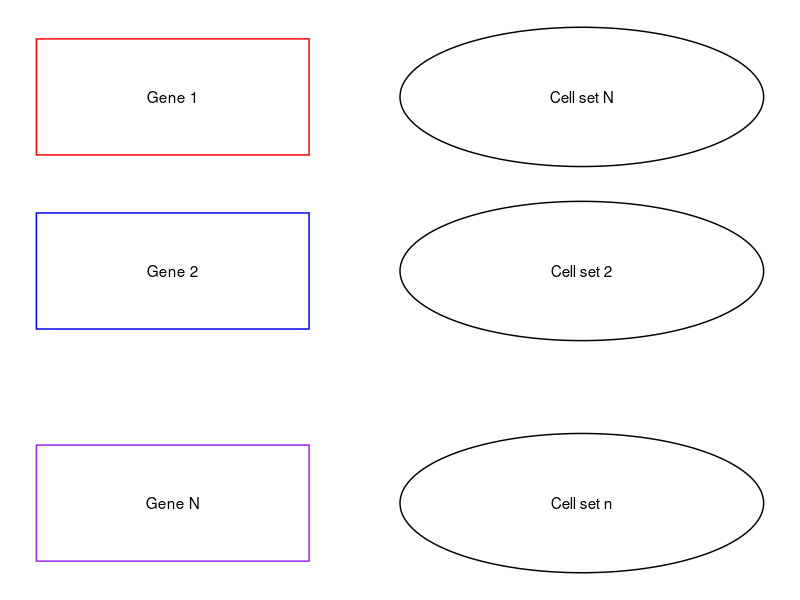

Write R code to recreate this figure.
library(ggplot2)
library(ggforce)

rectDF <- data.frame(xmin = c(0, 0, 0),
                     xmax = c(3, 3, 3),
                     ymin = c(0, 4, 7),
                     ymax = c(2, 6, 9),
                     color = c('purple', 'blue', 'red'),
                     label = c('Gene N', 'Gene 2', 'Gene 1'))
geom_ellipse(aes(x0 = 0, y0 = 0, a = 10, b = 3, angle = 0))
ellipseDF <- data.frame(x0 = c(6, 6, 6),
                        y0 = c(1, 5, 8),
                        a = c(2, 2, 2),
                        b = c(1.2, 1.2, 1.2),
                        angle = c(0, 0, 0),
                        color = c('purple', 'blue', 'red'),
                        label = c('Cell set n', 'Cell set 2', 'Cell set N'))

ggplot() + theme_void() +
    geom_rect(data=rectDF,
              aes(xmin=xmin, xmax=xmax, ymin=ymin, ymax=ymax),
              fill='white', color=rectDF$color) +
    geom_text(data=rectDF, aes(x=xmin + 1.5, y=ymin + 1, label=label)) +
    geom_ellipse(data=ellipseDF, aes(x0=x0, y0=y0, a=a, b=b, angle=angle),
                 fill='white') +
    geom_text(data=ellipseDF, aes(x=x0, y=y0, label=label))
